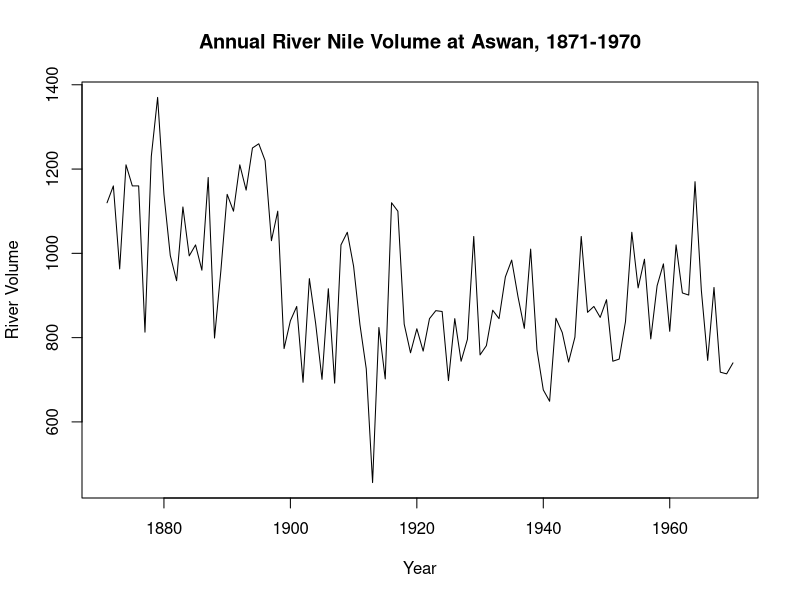

Write R code to recreate this figure. (Note: this script raises an error after producing the figure.)
##########################
### Time Series with R ###
##########################

start(Nile)
end(Nile)
frequency(Nile)

frequency(AirPassengers) #number of observations per unit time
time(AirPassengers)
deltat(AirPassengers) #fixed time interval between observations
cycle(AirPassengers)
length(AirPassengers)

#plot time series
plot(Nile, xlab = "Year", ylab = "River Volume", main = "Annual River Nile Volume at Aswan, 1871-1970")

#
ts(c(14,13,12,10,12,11,10,12,11,13,14), start = 2000, frequency = 1) %>% plot()

ts.plot(EuStockMarkets, col = 1:4)

### data transformations
log(TS) #natural log: linearize rapid growth trend, stabilize series that exhibit increasing variance (heteroskedasticity?), limitation is can work only with positive values
diff(TS) #differencing: changes between consecutive series, one fewer observations
diff(TS, lag = 4) #seasonal differecing: correct seasonal pattern

### WHITE NOISE
# properties: 1) fixed, constant mean, 2) fixed, constant variance, 3) no correlation over time
TS <- arima.sim(model = list(order = c(0, 0, 0)), n = 50, mean = 4, sd = 2) #simulate a white noise time series. default mean=4, sd=2
ts.plot(TS)

# estimate white noise (WN) TS model
arima(TS, order = c(0, 0, 0)) #returns intercept (mean), standard error (s.e.) and variance (sigma^2)
# we can use mean() and var() to calculate sample mean and variance, and compare them with above. In the case of WN, they should be very close
mean(TS)
var(TS)

### RANDOM WALK (RW): (non-stationary)
# properties: 1) No specified mean or variance, 2) strong dependence over time, 3) its changes or increments are WN, which stable and stationary
# The random walk (RW) model is a special case of the autoregressive (AR) model, in which the slope parameter is equal to 1
# random walk model: T-oday = Y-esterday + N-oise
# or: Y_t = Y_t-1 + e_t   >> e_t is WN
# diff(RW) = WN
arima.sim(model = list(order = c(0,1,0)), n = 50) %>% ts.plot

# estimate random walk (RW)
WN <- diff(RW)
model_wn <- arima(WN, order = c(0,0,0))
int_wn <- model_wn$coef
ts.plot(WN)
abline(0, int_wn)

ts.plot(cbind(WN, RW))

plot(a, b) #scatter plot
pairs(EuStockMarkets) #scatter plot matrix

cor(ts_df)
cor(var1, var2) #cov(var1,var2)/(sd(var)*sd(var2))

### autocorrelation
acf(Nile, plot = F, lag.max = 1)
cor(Nile[-(99:100)], Nile[-(1:2)]) #cor(Nile[-(99:100)], Nile[-(1:2)]) * (100-1)/100
acf(Nile, plot = T)


### Autoregressive (AR) processes: similar to simple linear regression, but in AR each observation is regressed on the previous observation
# Y_t = C + b*Y_t-1 + e
# mean centered version: (Y_t - mean) = b*(Y_t-1 - mean) + e
arima.sim(model = list(ar = 0.5), n = 100) %>% ts.plot() #simulate an AR process. argument "ar" is amount of autocorrelation or slope parameter, and gets values between 1 and -1
arima.sim(model = list(ar = 0.5), n = 100) %>% acf() #estimate autocorrelation of the simulated AR process

# AR Model estimation example
dt <- arima.sim(model = list(ar = 0.8), n = 100) #simulate series
ar_dt <- arima(dt, order = c(1,0,0)) # estimate AR(1) process
print(ar_dt) #AR(1) result is below
# Call:
# arima(x = ., order = c(1, 0, 0))
# 
# Coefficients:
#          ar1  intercept
#       0.7793    -0.0043
# s.e.  0.0610     0.4273
# 
# sigma^2 estimated as 0.9521:  log likelihood = -139.91,  aic = 285.81
# > > > >  RESULTS: slope coef = 0.7793, intercept (mean) = -0.0043, innovation variance (sigma^2) = 0.9521 < < < <
ts.plot(dt) #plots the series
fitted_dt <- dt - residuals(ar_dt) #function residuals() extracts the residual from model. subtracting it from dt, we get fitted values
points(fitted_dt, type = "l", col = "red", lty = 2) #adds dashed line of fitted values to the series
predict(ar_dt, n.ahead = 5) #predict 5 periods ahead using estimates of the model

# example prediction of Nile time series
predNile <- arima(Nile, order = c(1,0,0)) %>% predict(n.ahead = 10) #estimate AR(1) process, and predict 10 periods
ts.plot(Nile, xlim = c(1871, 1980)) #plot the series, with additional 10 years using xlim
points(predNile$pred, type = "l", col = 2) #adds the prediction
points(predNile$pred + predNile$se*2, type = "l", col = 2, lty = 2) #adds the 95% CI upper bound
points(predNile$pred - predNile$se*2, type = "l", col = 2, lty = 2) #adds the 95% CI lower bound

#


























### <<>>> [GENERAL NOTES] <<<>>

### << Autoregression >> 

#Simulate the autoregressive model
#   The autoregressive (AR) model is arguably the most widely used time series model. It shares the very familiar interpretation of a simple linear regression, but here each observation is regressed on the previous observation. The AR model also includes the white noise (WN) and random walk (RW) models examined in earlier chapters as special cases.
#   The versatile arima.sim() function used in previous chapters can also be used to simulate data from an AR model by setting the model argument equal to list(ar = phi) , in which phi is a slope parameter from the interval (-1, 1). We also need to specify a series length n.
#   In this exercise, you will use this command to simulate and plot three different AR models with slope parameters equal to 0.5, 0.9, and -0.75, respectively.

#Estimate the autocorrelation function (ACF) for an autoregression
#   What if you need to estimate the autocorrelation function from your data? To do so, you'll need the acf() command, which estimates autocorrelation by exploring lags in your data. By default, this command generates a plot of the relationship between the current observation and lags extending backwards.
#   In this exercise, you'll use the acf() command to estimate the autocorrelation function for three new simulated AR series (x, y, and z). These objects have slope parameters 0.5, 0.9, and -0.75, respectively, and are shown in the adjoining figure.

#Persistence and anti-persistence
#   Autoregressive processes can exhibit varying levels of persistence as well as anti-persistence or oscillatory behavior. Persistence is defined by a high correlation between an observation and its lag, while anti-persistence is defined by a large amount of variation between an observation and its lag.

#Compare the random walk (RW) and autoregressive (AR) models
#   The random walk (RW) model is a special case of the autoregressive (AR) model, in which the slope parameter is equal to 1. Recall from previous chapters that the RW model is not stationary and exhibits very strong persistence. Its sample autocovariance function (ACF) also decays to zero very slowly, meaning past values have a long lasting impact on current values.
#   The stationary AR model has a slope parameter between -1 and 1. The AR model exhibits higher persistence when its slope parameter is closer to 1, but the process reverts to its mean fairly quickly. Its sample ACF also decays to zero at a quick (geometric) rate, indicating that values far in the past have little impact on future values of the process.
#   In this exercise, you'll explore these qualities by simulating and plotting additional data from an AR model.

#Estimate the autoregressive (AR) model
#   For a given time series x we can fit the autoregressive (AR) model using the arima() command and setting order equal to c(1, 0, 0). Note for reference that an AR model is an ARIMA(1, 0, 0) model.
#   In this exercise, you'll explore additional qualities of the AR model by practicing the arima() command on a simulated time series x as well as the AirPassengers data. This command allows you to identify the estimated slope (ar1), mean (intercept), and innovation variance (sigma^2) of the model.

#Estimate the autoregressive (AR) model
#   For a given time series x we can fit the autoregressive (AR) model using the arima() command and setting order equal to c(1, 0, 0). Note for reference that an AR model is an ARIMA(1, 0, 0) model.
#   In this exercise, you'll explore additional qualities of the AR model by practicing the arima() command on a simulated time series x as well as the AirPassengers data. This command allows you to identify the estimated slope (ar1), mean (intercept), and innovation variance (sigma^2) of the model.

#Simple forecasts from an estimated AR model
#   Now that you've modeled your data using the arima() command, you are ready to make simple forecasts based on your model. The predict() function can be used to make forecasts from an estimated AR model. In the object generated by your predict() command, the $pred value is the forceast, and the $se value is the standard error for the forceast.
#   To make predictions for several periods beyond the last observations, you can use the n.ahead argument in your predict() command. This argument establishes the forecast horizon (h), or the number of periods being forceast. The forecasts are made recursively from 1 to h-steps ahead from the end of the observed time series.
#   In this exercise, you'll make simple forecasts using an AR model applied to the Nile data, which records annual observations of the flow of the River Nile from 1871 to 1970.




# financial metrices: daily net returns, daily log returns




